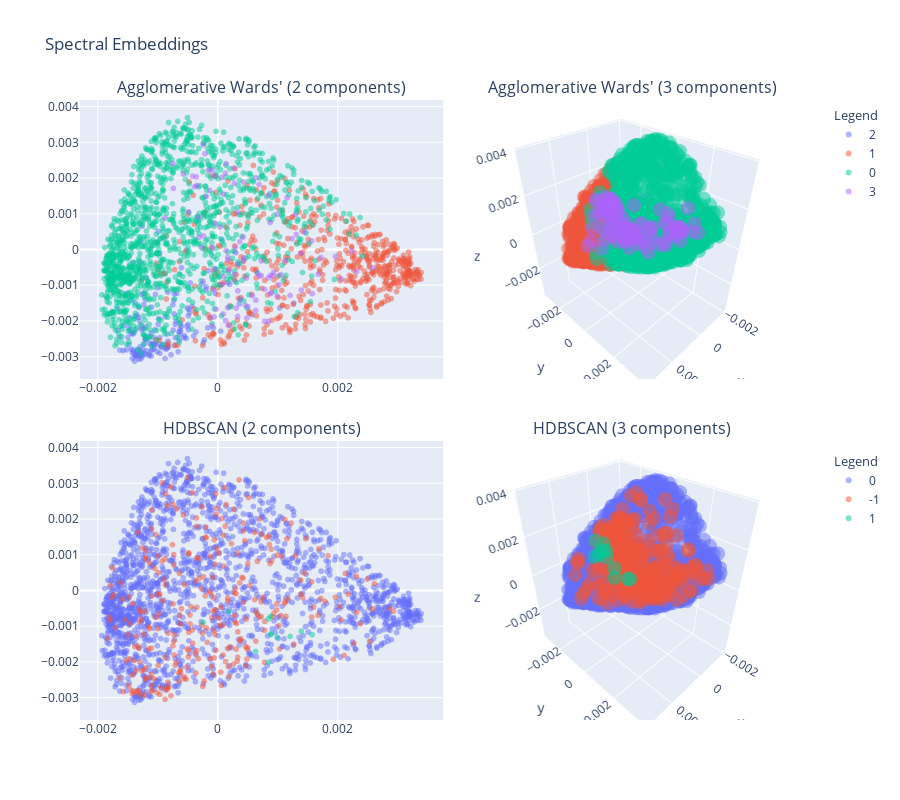

Notebook cell for this chart:
### Code cell
fig = make_subplots(
    rows=2, 
    cols=2, 
    vertical_spacing=0.1,
    horizontal_spacing=.01,
    specs=[[{"type":"scatter"}, {"type":"scatter3d"}],
           [{"type":"scatter"}, {"type":"scatter3d"}]],
    subplot_titles=["Agglomerative Wards' (2 components)", "Agglomerative Wards' (3 components)", 
                    "HDBSCAN (2 components)", "HDBSCAN (3 components)"]
)

hiear_spec_2d = px.scatter(x=spec_data_2[:,0], y=spec_data_2[:,1], color=hiearch_labs)
hiear_spec_3d = px.scatter_3d(x=spec_data_3[:,0], y=spec_data_3[:,1], z=spec_data_3[:,2], color=hiearch_labs)
dense_spec_2d = px.scatter(x=spec_data_2[:,0], y=spec_data_2[:,1], color=density_labs)
dense_spec_3d = px.scatter_3d(x=spec_data_3[:,0], y=spec_data_3[:,1], z=spec_data_3[:,2], color=density_labs)

hiear_spec_2d.update_traces(marker=dict(opacity=0.5), legendgroup=1, legendgrouptitle=dict(text="Legend"))
hiear_spec_3d.update_traces(marker=dict(size=5, opacity=0.5), showlegend=False)
dense_spec_2d.update_traces(marker=dict(opacity=0.5), legendgroup=2, legendgrouptitle=dict(text="Legend"))
dense_spec_3d.update_traces(marker=dict(size=5, opacity=0.5), showlegend=False)

fig.add_traces(
    hiear_spec_2d.data,
    rows=1,
    cols=1
)
fig.add_traces(
    hiear_spec_3d.data,
    rows=1,
    cols=2
)
fig.add_traces(
    dense_spec_2d.data,
    rows=2,
    cols=1
)
fig.add_traces(
    dense_spec_3d.data,
    rows=2,
    cols=2
)

fig.update_layout(title_text="Spectral Embeddings", height=800, legend_tracegroupgap = 250)
fig.show()

### Figure 1 — Plotly figure (JSON) as saved in the notebook; plotly's stock layout.template omitted (floating-point values rounded to 4 significant figures; data arrays with more than 128 entries replaced by an {"elided": "..."} marker saying what was removed)
{"data": [{"hovertemplate": "color=2<br>x=%{x}<br>y=%{y}<extra></extra>", "legendgroup": "1", "legendgrouptitle": {"text": "Legend"}, "marker": {"color": "#636efa", "opacity": 0.5, "symbol": "circle"}, "mode": "markers", "name": "2", "showlegend": true, "type": "scattergl", "x": {"elided": "166 float values"}, "xaxis": "x", "y": {"elided": "166 float values"}, "yaxis": "y"}, {"hovertemplate": "color=1<br>x=%{x}<br>y=%{y}<extra></extra>", "legendgroup": "1", "legendgrouptitle": {"text": "Legend"}, "marker": {"color": "#EF553B", "opacity": 0.5, "symbol": "circle"}, "mode": "markers", "name": "1", "showlegend": true, "type": "scattergl", "x": {"elided": "583 float values"}, "xaxis": "x", "y": {"elided": "583 float values"}, "yaxis": "y"}, {"hovertemplate": "color=0<br>x=%{x}<br>y=%{y}<extra></extra>", "legendgroup": "1", "legendgrouptitle": {"text": "Legend"}, "marker": {"color": "#00cc96", "opacity": 0.5, "symbol": "circle"}, "mode": "markers", "name": "0", "showlegend": true, "type": "scattergl", "x": {"elided": "1315 float values"}, "xaxis": "x", "y": {"elided": "1315 float values"}, "yaxis": "y"}, {"hovertemplate": "color=3<br>x=%{x}<br>y=%{y}<extra></extra>", "legendgroup": "1", "legendgrouptitle": {"text": "Legend"}, "marker": {"color": "#ab63fa", "opacity": 0.5, "symbol": "circle"}, "mode": "markers", "name": "3", "showlegend": true, "type": "scattergl", "x": [6.739e-05, 9.091e-05, -0.0007476, 0.0003326, 0.0002703, 0.0006901, 0.0004294, -0.0003121, -0.0003113, -0.0004174, 0.0001384, 0.0001676, 0.0003055, 0.0001317, 0.0007275, 0.001385, 0.0009169, 0.0008451, 0.0003358, 0.000165, 0.0009347, 0.0006363, 0.0004885, 0.0006326, 0.0008918, -0.0002421, -2.831e-05, 0.0007812, 0.0008478, 0.001129, 9.706e-05, -0.0002733, 0.0003664, -4.761e-05, 0.0003362, -4.248e-05, 0.0004347, 0.0002953, 0.0001406, 9.486e-05, 0.001964, 0.0002807, 0.0001794, -6.022e-05, 0.0001832, 0.001576, 0.0008829, 0.0003091, 0.0009918, 0.0006636, 0.001207, 0.0006947, 0.0007249, -9.87e-05, 0.0003331, 0.0004623, 0.0005006, 8.218e-05, 0.0003734, 0.001674, 0.0009937, -8.958e-05, -0.0001536, 0.0008816, 0.002059, 0.00124, -0.0002372, 0.001023, -0.0004874, 0.0005752, 0.001309, -0.0007389, -0.0001897, 0.0008743, 0.0004733, 0.0008502, 0.002583, 0.00232, 0.000127, 0.001156, -6.771e-05, -0.0002419, 0.0004223, 0.002235, -0.0003883, -0.0001334, 0.001293, -9.525e-05, 3.499e-05, 0.0004307, 0.001568, -0.0005741, 0.0002763, 0.001448, -5.473e-05, -0.0008797, 0.0001672, 0.001722, 0.0006391, 0.0007816, -0.0002133, -0.0003558, 0.001395, -0.0003495, 0.001056], "xaxis": "x", "y": [0.002015, -0.001808, 0.002406, 0.001035, 0.00228, 0.001821, 0.001887, 0.0008973, 0.0003391, 0.002051, -2.759e-05, -0.000292, -8.999e-05, -0.001994, -0.0003227, -0.0001038, -0.0007308, -0.0007968, -0.00116, -0.00163, -0.0006364, -0.001421, -0.001921, -0.001709, -0.001205, -0.0008938, -0.001676, -0.002011, -0.002013, -0.0003122, -0.0007564, 5.15e-05, 0.0002111, -0.0005437, -0.0004108, 0.0007298, -0.0002293, 5.451e-05, 0.002404, 0.001548, -0.0001943, -0.0006999, -0.002133, -0.00189, -0.0005897, -0.001239, -0.001238, -0.001642, -0.001311, -0.0006661, -0.001288, -0.0007446, -0.0007291, -0.002133, -0.001873, -0.001567, -0.001598, -0.0009741, -0.0014, -0.0006952, 0.0009852, 5.218e-05, 0.002215, -0.0007254, -0.0008227, 0.0002988, 0.0003792, -0.000987, 0.001055, -0.001294, 0.0004191, 0.00171, 0.001486, 0.0007539, -0.0008038, 0.001518, -0.0005186, -0.0006135, 0.002134, 0.001443, -0.001128, 0.002925, 0.0003468, -4.872e-05, 0.001756, 0.001653, 0.0009709, 0.002223, 0.0006257, -0.0003082, 0.0002397, 0.002114, 0.001852, 0.0004865, 0.002057, 0.000882, -0.0002165, -0.0002255, 0.002006, -0.001118, 0.002683, 0.002031, -0.001139, 0.001793, -0.0007029], "yaxis": "y"}, {"hovertemplate": "color=2<br>x=%{x}<br>y=%{y}<br>z=%{z}<extra></extra>", "legendgroup": "2", "marker": {"color": "#636efa", "opacity": 0.5, "size": 5, "symbol": "circle"}, "mode": "markers", "name": "2", "scene": "scene", "showlegend": false, "type": "scatter3d", "x": {"elided": "166 float values"}, "y": {"elided": "166 float values"}, "z": {"elided": "166 float values"}}, {"hovertemplate": "color=1<br>x=%{x}<br>y=%{y}<br>z=%{z}<extra></extra>", "legendgroup": "1", "marker": {"color": "#EF553B", "opacity": 0.5, "size": 5, "symbol": "circle"}, "mode": "markers", "name": "1", "scene": "scene", "showlegend": false, "type": "scatter3d", "x": {"elided": "583 float values"}, "y": {"elided": "583 float values"}, "z": {"elided": "583 float values"}}, {"hovertemplate": "color=0<br>x=%{x}<br>y=%{y}<br>z=%{z}<extra></extra>", "legendgroup": "0", "marker": {"color": "#00cc96", "opacity": 0.5, "size": 5, "symbol": "circle"}, "mode": "markers", "name": "0", "scene": "scene", "showlegend": false, "type": "scatter3d", "x": {"elided": "1315 float values"}, "y": {"elided": "1315 float values"}, "z": {"elided": "1315 float values"}}, {"hovertemplate": "color=3<br>x=%{x}<br>y=%{y}<br>z=%{z}<extra></extra>", "legendgroup": "3", "marker": {"color": "#ab63fa", "opacity": 0.5, "size": 5, "symbol": "circle"}, "mode": "markers", "name": "3", "scene": "scene", "showlegend": false, "type": "scatter3d", "x": [6.739e-05, 9.091e-05, -0.0007476, 0.0003326, 0.0002703, 0.0006901, 0.0004294, -0.0003121, -0.0003113, -0.0004174, 0.0001384, 0.0001676, 0.0003055, 0.0001317, 0.0007275, 0.001385, 0.0009169, 0.0008451, 0.0003358, 0.000165, 0.0009347, 0.0006363, 0.0004885, 0.0006326, 0.0008918, -0.0002421, -2.831e-05, 0.0007812, 0.0008478, 0.001129, 9.706e-05, -0.0002733, 0.0003664, -4.761e-05, 0.0003362, -4.248e-05, 0.0004347, 0.0002953, 0.0001406, 9.486e-05, 0.001964, 0.0002807, 0.0001794, -6.022e-05, 0.0001832, 0.001576, 0.0008829, 0.0003091, 0.0009918, 0.0006636, 0.001207, 0.0006947, 0.0007249, -9.87e-05, 0.0003331, 0.0004623, 0.0005006, 8.218e-05, 0.0003734, 0.001674, 0.0009937, -8.958e-05, -0.0001536, 0.0008816, 0.002059, 0.00124, -0.0002372, 0.001023, -0.0004874, 0.0005752, 0.001309, -0.0007389, -0.0001897, 0.0008743, 0.0004733, 0.0008502, 0.002583, 0.00232, 0.000127, 0.001156, -6.771e-05, -0.0002419, 0.0004223, 0.002235, -0.0003883, -0.0001334, 0.001293, -9.525e-05, 3.499e-05, 0.0004307, 0.001568, -0.0005741, 0.0002763, 0.001448, -5.473e-05, -0.0008797, 0.0001672, 0.001722, 0.0006391, 0.0007816, -0.0002133, -0.0003558, 0.001395, -0.0003495, 0.001056], "y": [0.002015, -0.001808, 0.002406, 0.001035, 0.00228, 0.001821, 0.001887, 0.0008973, 0.0003391, 0.002051, -2.759e-05, -0.000292, -8.999e-05, -0.001994, -0.0003227, -0.0001038, -0.0007308, -0.0007968, -0.00116, -0.00163, -0.0006364, -0.001421, -0.001921, -0.001709, -0.001205, -0.0008938, -0.001676, -0.002011, -0.002013, -0.0003122, -0.0007564, 5.15e-05, 0.0002111, -0.0005437, -0.0004108, 0.0007298, -0.0002293, 5.451e-05, 0.002404, 0.001548, -0.0001943, -0.0006999, -0.002133, -0.00189, -0.0005897, -0.001239, -0.001238, -0.001642, -0.001311, -0.0006661, -0.001288, -0.0007446, -0.0007291, -0.002133, -0.001873, -0.001567, -0.001598, -0.0009741, -0.0014, -0.0006952, 0.0009852, 5.218e-05, 0.002215, -0.0007254, -0.0008227, 0.0002988, 0.0003792, -0.000987, 0.001055, -0.001294, 0.0004191, 0.00171, 0.001486, 0.0007539, -0.0008038, 0.001518, -0.0005186, -0.0006135, 0.002134, 0.001443, -0.001128, 0.002925, 0.0003468, -4.872e-05, 0.001756, 0.001653, 0.0009709, 0.002223, 0.0006257, -0.0003082, 0.0002397, 0.002114, 0.001852, 0.0004865, 0.002057, 0.000882, -0.0002165, -0.0002255, 0.002006, -0.001118, 0.002683, 0.002031, -0.001139, 0.001793, -0.0007029], "z": [0.001261, 0.0002465, 0.001261, 0.0009454, 0.001144, 0.0006224, 0.0005017, 0.00149, 0.0002955, 0.0009077, -0.0005506, 0.0001038, 0.0002388, 0.0011, 0.0004362, 0.0007532, 0.0008864, -0.0001723, 0.001141, 0.001056, 0.001175, 0.0009217, 0.001084, 0.001176, 0.0007716, -0.0008561, 0.000908, 0.001206, 0.001296, 0.0007246, -9.498e-05, -0.0005925, 0.0001794, -0.0001098, 0.0002126, 0.0001202, -0.0007506, -0.0001081, 0.0008477, 0.001279, 0.0004991, 0.0003042, 0.001138, 0.001015, -0.0004618, 0.00108, 0.001083, 0.0009656, 0.001109, 0.00117, 0.001146, 0.001238, 0.001208, 0.0009161, 0.001023, 0.001139, 0.001126, -0.0001674, 0.001092, 0.0007739, 0.0006387, 0.0005238, 0.00105, 0.0003946, 0.0008089, 0.0003808, 0.0002511, 0.0003719, 0.0008156, -0.0005576, 0.000387, 0.0007819, 0.001378, 0.0007442, 0.0004351, 0.0006927, 0.0003586, 0.0004131, 0.0009008, 0.0005479, 0.0002634, 0.001299, 0.0008178, 0.0002857, 0.0007933, 0.0007233, 0.0008452, 0.001146, -0.0007579, 0.0001985, 0.0004129, 0.001948, 0.0009411, 0.000694, 0.001217, 0.001038, 0.001442, 0.0007079, 0.0008103, 0.0008539, 0.001255, 0.0009841, 0.001117, 0.001036, 0.0009384]}, {"hovertemplate": "color=0<br>x=%{x}<br>y=%{y}<extra></extra>", "legendgroup": "2", "legendgrouptitle": {"text": "Legend"}, "marker": {"color": "#636efa", "opacity": 0.5, "symbol": "circle"}, "mode": "markers", "name": "0", "showlegend": true, "type": "scattergl", "x": {"elided": "1852 float values"}, "xaxis": "x2", "y": {"elided": "1852 float values"}, "yaxis": "y2"}, {"hovertemplate": "color=-1<br>x=%{x}<br>y=%{y}<extra></extra>", "legendgroup": "2", "legendgrouptitle": {"text": "Legend"}, "marker": {"color": "#EF553B", "opacity": 0.5, "symbol": "circle"}, "mode": "markers", "name": "-1", "showlegend": true, "type": "scattergl", "x": {"elided": "305 float values"}, "xaxis": "x2", "y": {"elided": "305 float values"}, "yaxis": "y2"}, {"hovertemplate": "color=1<br>x=%{x}<br>y=%{y}<extra></extra>", "legendgroup": "2", "legendgrouptitle": {"text": "Legend"}, "marker": {"color": "#00cc96", "opacity": 0.5, "symbol": "circle"}, "mode": "markers", "name": "1", "showlegend": true, "type": "scattergl", "x": [0.0008451, 0.0006326, 0.0008918, -0.0002421, 0.0008478, 0.0001832, 0.001576, 0.0008829, 0.0009918, 0.001207, 0.0008816, 0.001395], "xaxis": "x2", "y": [-0.0007968, -0.001709, -0.001205, -0.0008938, -0.002013, -0.0005897, -0.001239, -0.001238, -0.001311, -0.001288, -0.0007254, -0.001139], "yaxis": "y2"}, {"hovertemplate": "color=0<br>x=%{x}<br>y=%{y}<br>z=%{z}<extra></extra>", "legendgroup": "0", "marker": {"color": "#636efa", "opacity": 0.5, "size": 5, "symbol": "circle"}, "mode": "markers", "name": "0", "scene": "scene2", "showlegend": false, "type": "scatter3d", "x": {"elided": "1852 float values"}, "y": {"elided": "1852 float values"}, "z": {"elided": "1852 float values"}}, {"hovertemplate": "color=-1<br>x=%{x}<br>y=%{y}<br>z=%{z}<extra></extra>", "legendgroup": "-1", "marker": {"color": "#EF553B", "opacity": 0.5, "size": 5, "symbol": "circle"}, "mode": "markers", "name": "-1", "scene": "scene2", "showlegend": false, "type": "scatter3d", "x": {"elided": "305 float values"}, "y": {"elided": "305 float values"}, "z": {"elided": "305 float values"}}, {"hovertemplate": "color=1<br>x=%{x}<br>y=%{y}<br>z=%{z}<extra></extra>", "legendgroup": "1", "marker": {"color": "#00cc96", "opacity": 0.5, "size": 5, "symbol": "circle"}, "mode": "markers", "name": "1", "scene": "scene2", "showlegend": false, "type": "scatter3d", "x": [0.0008451, 0.0006326, 0.0008918, -0.0002421, 0.0008478, 0.0001832, 0.001576, 0.0008829, 0.0009918, 0.001207, 0.0008816, 0.001395], "y": [-0.0007968, -0.001709, -0.001205, -0.0008938, -0.002013, -0.0005897, -0.001239, -0.001238, -0.001311, -0.001288, -0.0007254, -0.001139], "z": [-0.0001723, 0.001176, 0.0007716, -0.0008561, 0.001296, -0.0004618, 0.00108, 0.001083, 0.001109, 0.001146, 0.0003946, 0.001117]}], "layout": {"annotations": [{"font": {"size": 16}, "showarrow": false, "text": "Agglomerative Wards' (2 components)", "x": 0.2475, "xanchor": "center", "xref": "paper", "y": 1, "yanchor": "bottom", "yref": "paper"}, {"font": {"size": 16}, "showarrow": false, "text": "Agglomerative Wards' (3 components)", "x": 0.7525, "xanchor": "center", "xref": "paper", "y": 1, "yanchor": "bottom", "yref": "paper"}, {"font": {"size": 16}, "showarrow": false, "text": "HDBSCAN (2 components)", "x": 0.2475, "xanchor": "center", "xref": "paper", "y": 0.45, "yanchor": "bottom", "yref": "paper"}, {"font": {"size": 16}, "showarrow": false, "text": "HDBSCAN (3 components)", "x": 0.7525, "xanchor": "center", "xref": "paper", "y": 0.45, "yanchor": "bottom", "yref": "paper"}], "height": 800, "legend": {"tracegroupgap": 250}, "scene": {"domain": {"x": [0.505, 1], "y": [0.55, 1]}}, "scene2": {"domain": {"x": [0.505, 1], "y": [0, 0.45]}}, "title": {"text": "Spectral Embeddings"}, "xaxis": {"anchor": "y", "domain": [0, 0.495]}, "xaxis2": {"anchor": "y2", "domain": [0, 0.495]}, "yaxis": {"anchor": "x", "domain": [0.55, 1]}, "yaxis2": {"anchor": "x2", "domain": [0, 0.45]}}}
